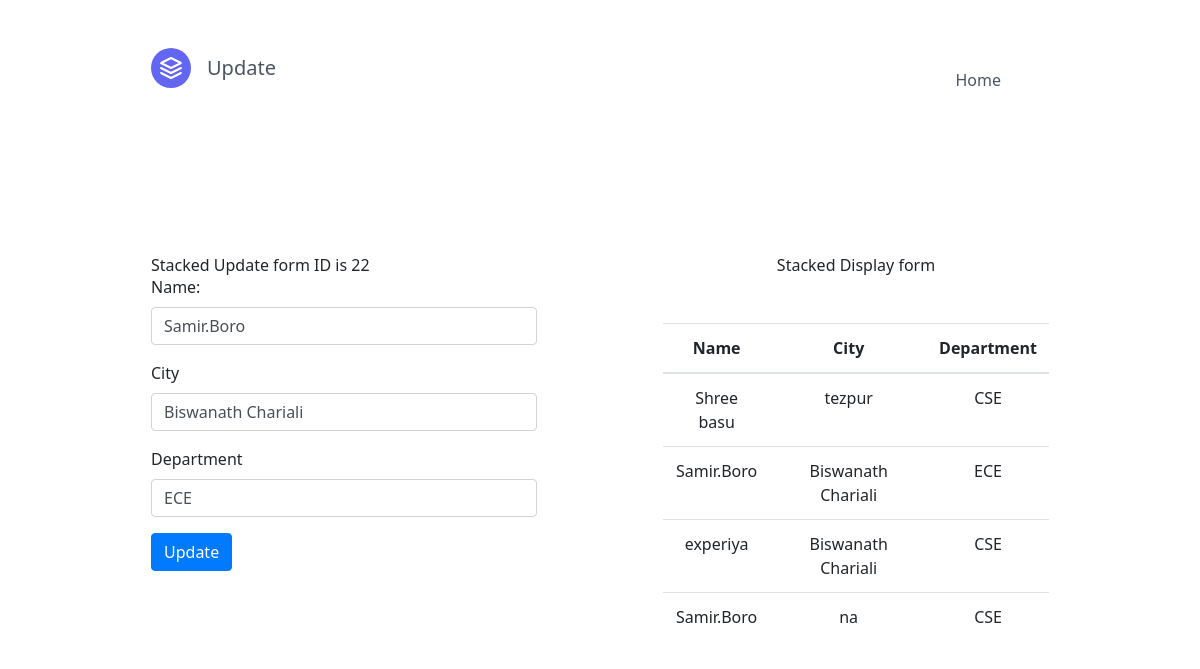
Page /update/22 on the committed database.
### curd/models.py (models this page shows, shortened)
class details(models.Model):
    sno=models.AutoField(primary_key=True)
    name=models.CharField(max_length=25)
    city=models.CharField(max_length=30)
    dept=models.CharField(max_length=25)

### curd/views.py (the view)
# urls.py: path('update/<int:edit_id>', views.update,name='update'),
def update(request,edit_id):
    edit_id = int(edit_id)
    data= details.objects.all()
    data2=details.objects.filter(sno=edit_id).first
    params = {'data':data,"edit_id":edit_id,'data2':data2}
    if request.method=="POST":
        change = details.objects.get(sno=edit_id)
        change.name = request.POST['name']
        change.city = request.POST['city']
        change.dept = request.POST['dept']
        change.save()
        return render(request,'app/update.html',params)
    else:
        return render(request,'app/update.html',params)

### templates/app/update.html (shortened to what this page needs)
{% extends 'base.html' %}
{%block dash%}Update{%endblock dash%}
{%block body%}
<section class=" container my-5">
    <div class="row">
      <div class=" col p-5">
          <div class="container">
              <h2>Stacked Update form ID is {{edit_id}}</h2>
              <form action="/update/{{edit_id}}" method="POST">  {% csrf_token %}
                <div class="form-group">
                  <label for="name">Name:</label>
                  <input type="text" class="form-control" id="name" name="name" placeholder="" value="{{data2.name}}">
                </div>
                <div class="form-group">
                  <label for="City">City</label>
                  <input type="text" class="form-control" id="city" placeholder="" value="{{data2.city}}" name="city">
                </div>
                <div class="form-group">
                  <label for="Dept">Department</label>
                  <input type="text" class="form-control" name="dept" placeholder="" value="{{data2.dept}}">
                </div>
                <button type="submit" class="btn btn-primary">Update</button>
              </form>
            </div>
      </div>
      <div class="col p-5">
          <div class="container text-center" >
              <h2 class="mb-5">Stacked Display form</h2>
              <table class="table table-hover">
                  <thead>
                    <tr>
                      <th>Name</th>
                      <th>City</th>
                      <th>Department</th>
                    </tr>
                  </thead>
                  <tbody>
                  {% for i in data%}
                    <tr>
                      <td>{{i.name}}</td>
                      <td>{{i.city}}</td>
                      <td>{{i.dept}}</td>
                    </tr>
                  {% endfor%}
                  </tbody>
                </table>
          </div>
      </div>
    </div>
</section>
{%endblock%}

### rows in the picture
details: name "Samir.Boro", city "Biswanath Chariali", dept "ECE"
details: name "Shree basu", city "tezpur", dept "CSE"
details: name "experiya", city "Biswanath Chariali", dept "CSE"
details: name "Samir.Boro", city "na", dept "CSE"

### other values in the picture
{{ edit_id }} "22"
